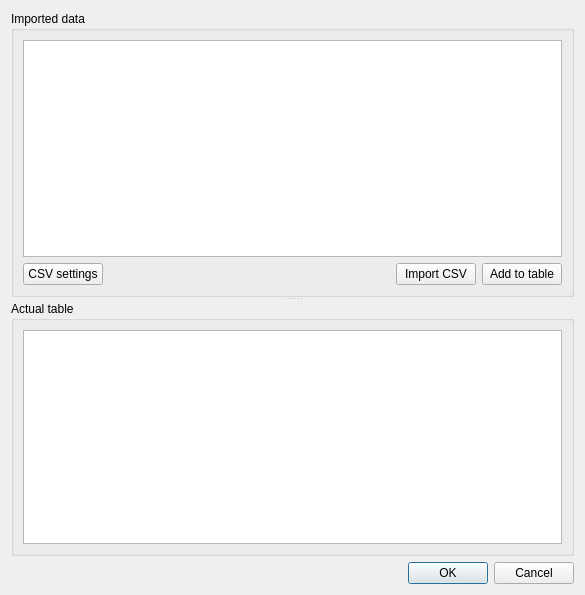
<?xml version="1.0" encoding="UTF-8"?>
<ui version="4.0">
 <class>CSVimportDialog</class>
 <widget class="QDialog" name="CSVimportDialog">
  <property name="geometry">
   <rect>
    <x>0</x>
    <y>0</y>
    <width>585</width>
    <height>595</height>
   </rect>
  </property>
  <property name="windowTitle">
   <string>Dialog</string>
  </property>
  <layout class="QGridLayout" name="gridLayout_3">
   <item row="0" column="0">
    <widget class="QSplitter" name="splitter">
     <property name="orientation">
      <enum>Qt::Vertical</enum>
     </property>
     <widget class="QGroupBox" name="groupBox">
      <property name="title">
       <string>Imported data</string>
      </property>
      <layout class="QGridLayout" name="gridLayout_2">
       <item row="0" column="0" colspan="4">
        <widget class="QTableView" name="tblView_ImportedData">
         <property name="sortingEnabled">
          <bool>true</bool>
         </property>
        </widget>
       </item>
       <item row="1" column="0">
        <widget class="QPushButton" name="btnCSVsettings">
         <property name="text">
          <string>CSV settings</string>
         </property>
        </widget>
       </item>
       <item row="1" column="1">
        <spacer name="horizontalSpacer">
         <property name="orientation">
          <enum>Qt::Horizontal</enum>
         </property>
         <property name="sizeHint" stdset="0">
          <size>
           <width>158</width>
           <height>20</height>
          </size>
         </property>
        </spacer>
       </item>
       <item row="1" column="2">
        <widget class="QPushButton" name="btnImportCSV">
         <property name="text">
          <string>Import CSV</string>
         </property>
        </widget>
       </item>
       <item row="1" column="3">
        <widget class="QPushButton" name="btnAddToTable">
         <property name="text">
          <string>Add to table</string>
         </property>
        </widget>
       </item>
      </layout>
     </widget>
     <widget class="QGroupBox" name="groupBox_2">
      <property name="title">
       <string>Actual table</string>
      </property>
      <layout class="QGridLayout" name="gridLayout">
       <item row="0" column="0">
        <widget class="QTableView" name="tblView_ActualTable">
         <property name="sortingEnabled">
          <bool>true</bool>
         </property>
        </widget>
       </item>
      </layout>
     </widget>
    </widget>
   </item>
   <item row="1" column="0">
    <widget class="QDialogButtonBox" name="buttonBox">
     <property name="orientation">
      <enum>Qt::Horizontal</enum>
     </property>
     <property name="standardButtons">
      <set>QDialogButtonBox::Cancel|QDialogButtonBox::Ok</set>
     </property>
    </widget>
   </item>
  </layout>
 </widget>
 <resources/>
 <connections>
  <connection>
   <sender>buttonBox</sender>
   <signal>accepted()</signal>
   <receiver>CSVimportDialog</receiver>
   <slot>accept()</slot>
   <hints>
    <hint type="sourcelabel">
     <x>248</x>
     <y>254</y>
    </hint>
    <hint type="destinationlabel">
     <x>157</x>
     <y>274</y>
    </hint>
   </hints>
  </connection>
  <connection>
   <sender>buttonBox</sender>
   <signal>rejected()</signal>
   <receiver>CSVimportDialog</receiver>
   <slot>reject()</slot>
   <hints>
    <hint type="sourcelabel">
     <x>316</x>
     <y>260</y>
    </hint>
    <hint type="destinationlabel">
     <x>286</x>
     <y>274</y>
    </hint>
   </hints>
  </connection>
 </connections>
</ui>
